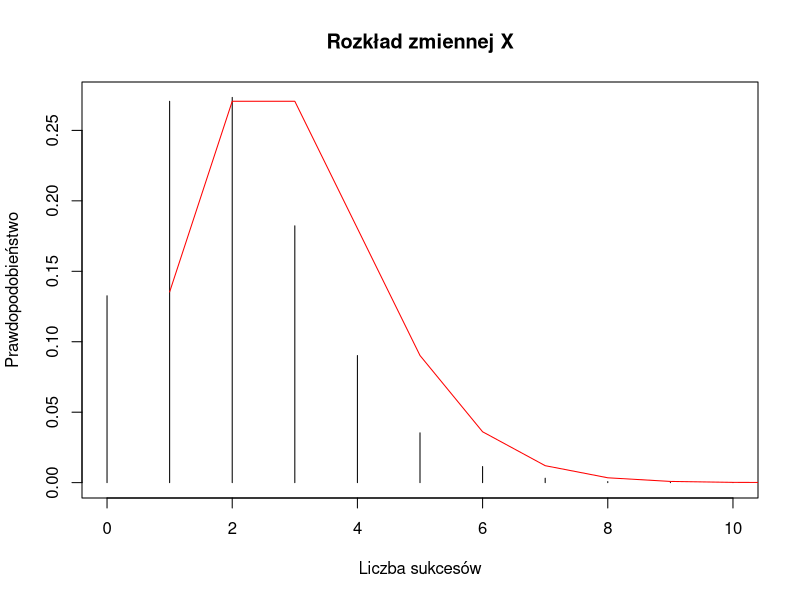

Recreate this plot in R.
# Zad1 Rzucono monetą 6 razy. Niech X będzie liczbą reszek.
# i) P(X = 5)

p11 <- dbinom(5, size = 6, prob = 0.5)
print(paste("P(X = 5):", p11))

# ii) P(X >= 3)
p12 <- sum(dbinom(3:6, size = 6, prob = 0.5))
print(paste("P(X ≥ 3):", p12))

# iii) P(2 <= X <= 4)
p13 <- sum(dbinom(2:4, size = 6, prob = 0.5))
print(paste("P(2 ≤ X ≤ 4):", p13))

# iv) Narysować wykres rozkładu zmiennej X (funkcja: plot, type=”h”)
x <- 0:6
y <- dbinom(x, size = 6, prob = 0.5)
# plot(x, y, type = "h", main = "Rozkład zmiennej X", xlab = "Liczba reszek", ylab = "Prawdopodobieństwo")

# Zad 2
# P(X = 5)
tygodnie <- 2
p21 <- dpois(5, lambda = 3 * tygodnie)
print(paste("P(X = 5):", p21))

# P(X ≥ 4)

p22 <- sum(dpois(4:(3 * tygodnie), lambda = 3 * tygodnie))
print(paste("P(X ≥ 4):", p22))

# P(3 ≤ X ≤ 5)

p23 <- sum(dpois(3:5, lambda = 3 * tygodnie))
print(paste("P(3 ≤ X ≤ 5):", p23))

# (Tylko na komputerze) Narysować wykres rozkładu zmiennej X dla 0≤x≤30.

x <- 0:30
y <- dpois(x, lambda = 3 * tygodnie)
# plot(x, y, type = "h", main = "Rozkład zmiennej X", xlab = "Liczba sprzedanych samochodów", ylab = "Prawdopodobieństwo")

# Zad 3
# Wyznaczyć E(X), Var(X)

x <- c(1, 2, 3, 4)
p <- c(0.2, 0.4, 0.3, 0.1)

EX <- sum(x * p)
print(paste("E(X):", EX))

EX2 <- sum(x^2 * p)
VarX <- EX2 - EX^2

print(paste("Var(X):", VarX))

# Zad 4
# P(X = 27)

p41 <- dbinom(27, size = 180, prob = 1/6)
print(paste("P(X = 27):", p41))

# P(X ≥ 32)

p42 <- sum(dbinom(32:180, size = 180, prob = 1/6))
print(paste("P(X ≥ 32):", p42))

# P(X < 29)

p43 <- sum(dbinom(0:28, size = 180, prob = 1/6))
print(paste("P(X < 29):", p43))

# P(25 ≤ X ≤ 33)

p44 <- sum(dbinom(25:33, size = 180, prob = 1/6))
print(paste("P(25 ≤ X ≤ 33):", p44))

# Zad 5
# i)	P(X = 16)

p51 <- dpois(16, lambda = 3.5 * 5)
print(paste("P(X = 16):", p51))

# ii)	P(X ≥ 20)

p52 <- sum(dpois(20:100, lambda = 3.5 * 5))
print(paste("P(X ≥ 20):", p52))

# iii)	P(X < 12)

p53 <- sum(dpois(0:11, lambda = 3.5 * 5))
print(paste("P(X < 12):", p53))

# iv)	P(14 ≤ X < 22) 

p54 <- sum(dpois(14:21, lambda = 3.5 * 5))
print(paste("P(14 ≤ X < 22):", p54))

# Zad 6 
# a) Niech X~Binom(100;0,02). Narysować wykres rozkładu zmiennej X.

x <- 0:10
y <- dbinom(x, size = 100, prob = 0.02)
plot(x, y, type = "h", main = "Rozkład zmiennej X", xlab = "Liczba sukcesów", ylab = "Prawdopodobieństwo")

# b) Niech Y~Poisson(2). Nałożyć wykres rozkładu zmiennej Y na wykres rozkładu zmiennej X

y <- 0:10
y <- dpois(y, lambda = 2)
lines(y, col = "red")
